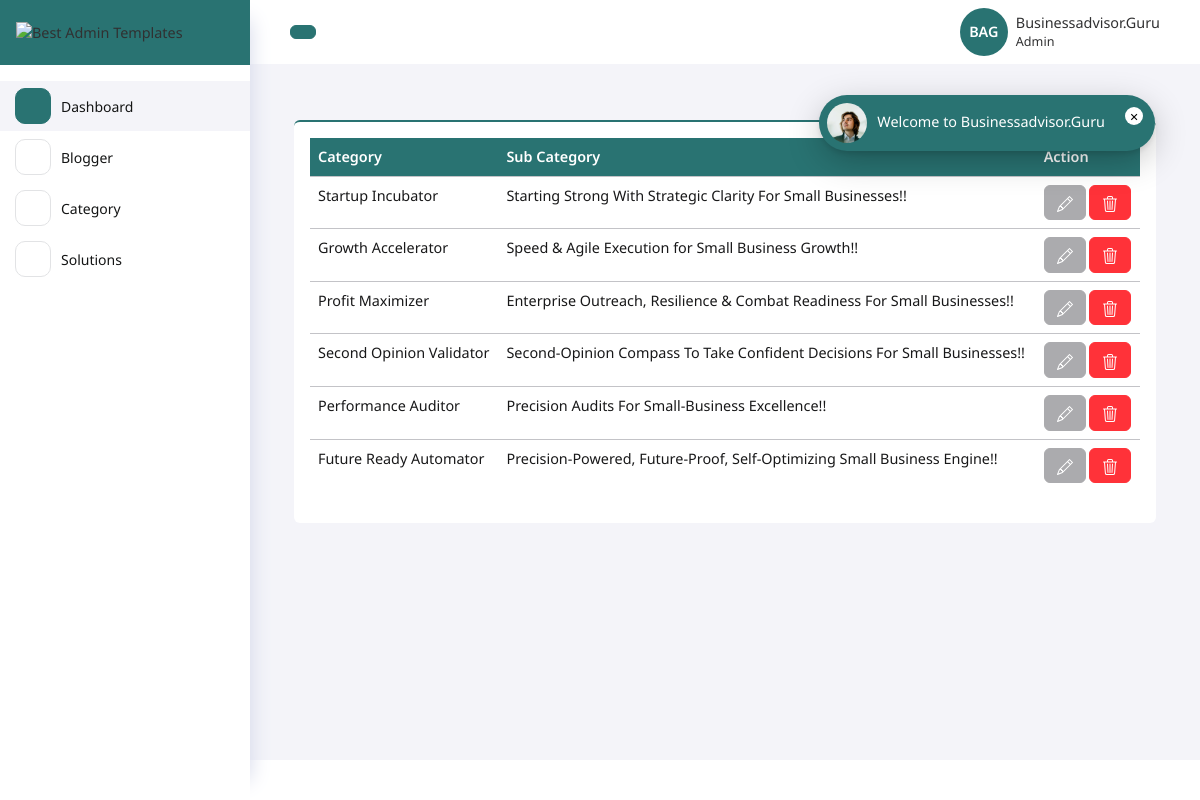
/admin/viewCate.php (signed in), run on the app's committed database.
### tables this page shows
CREATE TABLE `category` (
  `id` int(11) NOT NULL,
  `category` varchar(100) NOT NULL,
  `sub_category` varchar(100) NOT NULL,
  `uniqid` varchar(100) NOT NULL,
  `created_at` datetime NOT NULL
);

### libs/Operations.class.php (called while the page is built, shortened)
<?php
class Operations
{
    public static function getCategory()
    {
        $conn = Database::getConnect();
        $sql = "SELECT * FROM `category` ORDER BY `created_at` ASC";
        $result = $conn->query($sql);
        return iterator_to_array($result);
    }
}
?>

### admin/viewCate.php (the view, shortened to what this page needs)
<?php
    $category = Operations::getCategory();
?>
<!DOCTYPE html>
<html lang="en">
    <head>
        <?php include "temp/head.php" ?>
    </head>
    <body>
        <div class="page-wrapper">
            <div class="main-container">
                <?php include "temp/sideheader.php" ?>
                <div class="app-container">
                    <?php include "temp/header.php" ?>
                    <div class="app-body">
                        <div class="container-fluid pt-4">
                            <div class="row">
                                <div class="col-12">
                                    <div class="card">
                                        <div class="card-body">
                                            <div class="table-responsive">
                                                <table class="table">
                                                    <thead>
                                                        <tr>
                                                            <th scope="col">Category</th>
                                                            <th scope="col">Sub Category</th>
                                                            <th scope="col">Action</th>
                                                        </tr>
                                                    </thead>
                                                    <tbody>
                                                        <?php
                                                            if (!empty($category)) {
                                                                foreach ($category as $cate) {
                                                        ?>
                                                        <tr scope="row" colspan="2">
                                                            <td><?= $cate['category']; ?></td>
                                                            <td><?= $cate['sub_category'] ?></td>
                                                            <td>
                                                                <a href="editCate.php?edit_id=<?= $cate['id']; ?>" class="btn btn-secondary">
                                                                </a>
                                                                <a href="deleteCate.php?delete_id=<?= $cate['id']; ?>" class="btn btn-danger">
                                                                </a>
                                                            </td>
                                                        </tr>
                                                        <?php } } else { echo "<tr><td>Category Not Found</td></tr>"; } ?>
                                                    </tbody>
                                                </table>
                                            </div>
                                        </div>
                                    </div>
                                </div>
                            </div>
                        </div>
                    </div>
                </div>
            </div>
        </div>
    </body>
</html>

### data on the page
category: category "Startup Incubator", sub_category "Starting Strong With Strategic Clarity For Small Businesses!!"
category: category "Growth Accelerator", sub_category "Speed & Agile Execution for Small Business Growth!!"
category: category "Profit Maximizer", sub_category "Enterprise Outreach, Resilience & Combat Readiness For Small Businesses!!"
category: category "Second Opinion Validator", sub_category "Second-Opinion Compass To Take Confident Decisions For Small Businesses!!"
category: category "Performance Auditor", sub_category "Precision Audits For Small-Business Excellence!!"
category: category "Future Ready Automator", sub_category "Precision-Powered, Future-Proof, Self-Optimizing Small Business Engine!!"
